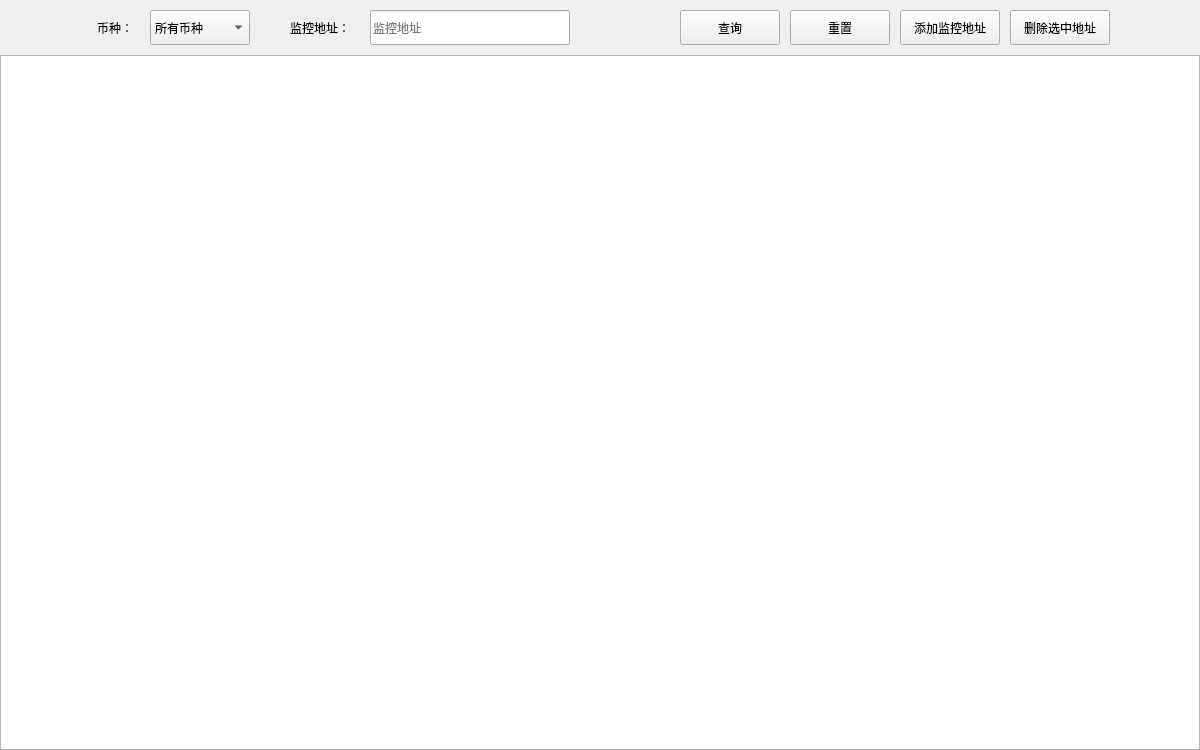
     <widget class="QWidget" name="page_BigAccountList">
      <property name="minimumSize">
       <size>
        <width>1200</width>
        <height>750</height>
       </size>
      </property>
      <layout class="QVBoxLayout" name="verticalLayout_7">
       <property name="spacing">
        <number>10</number>
       </property>
       <property name="leftMargin">
        <number>0</number>
       </property>
       <property name="topMargin">
        <number>10</number>
       </property>
       <property name="rightMargin">
        <number>0</number>
       </property>
       <property name="bottomMargin">
        <number>0</number>
       </property>
       <item>
        <layout class="QHBoxLayout" name="horizontalLayout_8">
         <item>
          <spacer name="horizontalSpacer_27">
           <property name="orientation">
            <enum>Qt::Horizontal</enum>
           </property>
           <property name="sizeHint" stdset="0">
            <size>
             <width>40</width>
             <height>20</height>
            </size>
           </property>
          </spacer>
         </item>
         <item>
          <widget class="QLabel" name="lb_BigAccountList_CoinType">
           <property name="minimumSize">
            <size>
             <width>50</width>
             <height>35</height>
            </size>
           </property>
           <property name="maximumSize">
            <size>
             <width>50</width>
             <height>35</height>
            </size>
           </property>
           <property name="styleSheet">
            <string notr="true"/>
           </property>
           <property name="text">
            <string>币种：</string>
           </property>
           <property name="alignment">
            <set>Qt::AlignCenter</set>
           </property>
          </widget>
         </item>
         <item>
          <widget class="QComboBox" name="cbx_BigAccountList_CoinType">
           <property name="minimumSize">
            <size>
             <width>100</width>
             <height>35</height>
            </size>
           </property>
           <property name="styleSheet">
            <string notr="true"/>
           </property>
           <item>
            <property name="text">
             <string>所有币种</string>
            </property>
           </item>
          </widget>
         </item>
         <item>
          <spacer name="horizontalSpacer_30">
           <property name="orientation">
            <enum>Qt::Horizontal</enum>
           </property>
           <property name="sizeType">
            <enum>QSizePolicy::Fixed</enum>
           </property>
           <property name="sizeHint" stdset="0">
            <size>
             <width>20</width>
             <height>20</height>
            </size>
           </property>
          </spacer>
         </item>
         <item>
          <widget class="QLabel" name="lb_BigAccountList_Addr">
           <property name="minimumSize">
            <size>
             <width>80</width>
             <height>35</height>
            </size>
           </property>
           <property name="maximumSize">
            <size>
             <width>80</width>
             <height>35</height>
            </size>
           </property>
           <property name="styleSheet">
            <string notr="true"/>
           </property>
           <property name="text">
            <string>监控地址：</string>
           </property>
           <property name="alignment">
            <set>Qt::AlignCenter</set>
           </property>
          </widget>
         </item>
         <item>
          <widget class="QLineEdit" name="le_BigAccountList_Addr">
           <property name="minimumSize">
            <size>
             <width>200</width>
             <height>35</height>
            </size>
           </property>
           <property name="maximumSize">
            <size>
             <width>16777215</width>
             <height>35</height>
            </size>
           </property>
           <property name="styleSheet">
            <string notr="true"/>
           </property>
           <property name="placeholderText">
            <string>监控地址</string>
           </property>
          </widget>
         </item>
         <item>
          <spacer name="horizontalSpacer_28">
           <property name="orientation">
            <enum>Qt::Horizontal</enum>
           </property>
           <property name="sizeType">
            <enum>QSizePolicy::Fixed</enum>
           </property>
           <property name="sizeHint" stdset="0">
            <size>
             <width>100</width>
             <height>20</height>
            </size>
           </property>
          </spacer>
         </item>
         <item>
          <widget class="QPushButton" name="btn_BigAccountList_Search">
           <property name="minimumSize">
            <size>
             <width>100</width>
             <height>35</height>
            </size>
           </property>
           <property name="maximumSize">
            <size>
             <width>100</width>
             <height>35</height>
            </size>
           </property>
           <property name="cursor">
            <cursorShape>PointingHandCursor</cursorShape>
           </property>
           <property name="focusPolicy">
            <enum>Qt::NoFocus</enum>
           </property>
           <property name="styleSheet">
            <string notr="true"/>
           </property>
           <property name="text">
            <string>查询</string>
           </property>
          </widget>
         </item>
         <item>
          <widget class="QPushButton" name="btn_BigAccountList_Reset">
           <property name="minimumSize">
            <size>
             <width>100</width>
             <height>35</height>
            </size>
           </property>
           <property name="maximumSize">
            <size>
             <width>100</width>
             <height>35</height>
            </size>
           </property>
           <property name="cursor">
            <cursorShape>PointingHandCursor</cursorShape>
           </property>
           <property name="focusPolicy">
            <enum>Qt::NoFocus</enum>
           </property>
           <property name="styleSheet">
            <string notr="true"/>
           </property>
           <property name="text">
            <string>重置</string>
           </property>
          </widget>
         </item>
         <item>
          <widget class="QPushButton" name="btn_BigAccountList_AddAddr">
           <property name="minimumSize">
            <size>
             <width>100</width>
             <height>35</height>
            </size>
           </property>
           <property name="maximumSize">
            <size>
             <width>100</width>
             <height>35</height>
            </size>
           </property>
           <property name="cursor">
            <cursorShape>PointingHandCursor</cursorShape>
           </property>
           <property name="focusPolicy">
            <enum>Qt::NoFocus</enum>
           </property>
           <property name="styleSheet">
            <string notr="true"/>
           </property>
           <property name="text">
            <string>添加监控地址</string>
           </property>
          </widget>
         </item>
         <item>
          <widget class="QPushButton" name="btn_BigAccountList_Delete">
           <property name="minimumSize">
            <size>
             <width>100</width>
             <height>35</height>
            </size>
           </property>
           <property name="maximumSize">
            <size>
             <width>100</width>
             <height>35</height>
            </size>
           </property>
           <property name="cursor">
            <cursorShape>PointingHandCursor</cursorShape>
           </property>
           <property name="focusPolicy">
            <enum>Qt::NoFocus</enum>
           </property>
           <property name="styleSheet">
            <string notr="true"/>
           </property>
           <property name="text">
            <string>删除选中地址</string>
           </property>
          </widget>
         </item>
         <item>
          <spacer name="horizontalSpacer_29">
           <property name="orientation">
            <enum>Qt::Horizontal</enum>
           </property>
           <property name="sizeHint" stdset="0">
            <size>
             <width>40</width>
             <height>20</height>
            </size>
           </property>
          </spacer>
         </item>
        </layout>
       </item>
       <item>
        <layout class="QGridLayout" name="gridLayout_7">
         <property name="spacing">
          <number>0</number>
         </property>
         <item row="0" column="0">
          <widget class="QTableWidget" name="tbw_BigAccountList">
           <property name="minimumSize">
            <size>
             <width>1200</width>
             <height>695</height>
            </size>
           </property>
          </widget>
         </item>
        </layout>
       </item>
      </layout>
     </widget>
